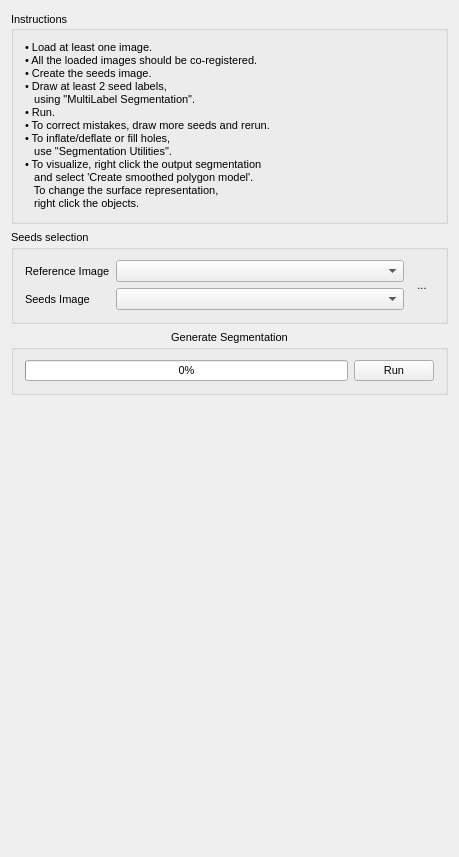
<?xml version="1.0" encoding="UTF-8"?>
<ui version="4.0">
 <class>QmitkCaPTkSurvivalControls</class>
 <widget class="QWidget" name="QmitkCaPTkSurvivalControls">
  <property name="geometry">
   <rect>
    <x>0</x>
    <y>0</y>
    <width>459</width>
    <height>857</height>
   </rect>
  </property>
  <property name="sizePolicy">
   <sizepolicy hsizetype="Minimum" vsizetype="Minimum">
    <horstretch>0</horstretch>
    <verstretch>0</verstretch>
   </sizepolicy>
  </property>
  <property name="minimumSize">
   <size>
    <width>0</width>
    <height>0</height>
   </size>
  </property>
  <property name="font">
   <font>
    <family>MS Shell Dlg 2</family>
    <pointsize>8</pointsize>
    <weight>50</weight>
    <italic>false</italic>
    <bold>false</bold>
    <underline>false</underline>
    <strikeout>false</strikeout>
   </font>
  </property>
  <property name="windowTitle">
   <string>QmitkCaPTkSurvival</string>
  </property>
  <layout class="QVBoxLayout" name="verticalLayout_5">
   <item>
    <widget class="QGroupBox" name="groupBoxInstructions">
     <property name="sizePolicy">
      <sizepolicy hsizetype="Minimum" vsizetype="Fixed">
       <horstretch>0</horstretch>
       <verstretch>0</verstretch>
      </sizepolicy>
     </property>
     <property name="layoutDirection">
      <enum>Qt::LeftToRight</enum>
     </property>
     <property name="title">
      <string>Instructions</string>
     </property>
     <property name="alignment">
      <set>Qt::AlignLeading|Qt::AlignLeft|Qt::AlignVCenter</set>
     </property>
     <layout class="QVBoxLayout" name="verticalLayout_7">
      <item>
       <widget class="QLabel" name="label">
        <property name="sizePolicy">
         <sizepolicy hsizetype="Preferred" vsizetype="Expanding">
          <horstretch>0</horstretch>
          <verstretch>0</verstretch>
         </sizepolicy>
        </property>
        <property name="text">
         <string>• Load at least one image.
• All the loaded images should be co-registered.
• Create the seeds image.
• Draw at least 2 seed labels,
   using &quot;MultiLabel Segmentation&quot;.
• Run.
• To correct mistakes, draw more seeds and rerun.
• To inflate/deflate or fill holes,
   use &quot;Segmentation Utilities&quot;.
• To visualize, right click the output segmentation
   and select 'Create smoothed polygon model'.
   To change the surface representation,
   right click the objects.</string>
        </property>
        <property name="wordWrap">
         <bool>true</bool>
        </property>
       </widget>
      </item>
     </layout>
    </widget>
   </item>
   <item>
    <widget class="QGroupBox" name="groupBox_DataSelection">
     <property name="sizePolicy">
      <sizepolicy hsizetype="Minimum" vsizetype="Fixed">
       <horstretch>0</horstretch>
       <verstretch>0</verstretch>
      </sizepolicy>
     </property>
     <property name="title">
      <string>Seeds selection</string>
     </property>
     <layout class="QGridLayout" name="gridLayout">
      <item row="0" column="0">
       <widget class="QLabel" name="label_PatientImage">
        <property name="text">
         <string>Reference Image</string>
        </property>
       </widget>
      </item>
      <item row="0" column="1">
       <widget class="QmitkDataStorageComboBox" name="m_cbReferenceNodeSelector">
        <property name="sizePolicy">
         <sizepolicy hsizetype="Expanding" vsizetype="Fixed">
          <horstretch>0</horstretch>
          <verstretch>0</verstretch>
         </sizepolicy>
        </property>
       </widget>
      </item>
      <item row="0" column="2" rowspan="2">
       <widget class="QToolButton" name="m_pbNewSegmentationSession">
        <property name="toolTip">
         <string>Create a new segmentation session</string>
        </property>
        <property name="text">
         <string>...</string>
        </property>
        <property name="icon">
         <iconset resource="../../resources/captksurvival.qrc">
          <normaloff>:/captksurvival/NewSegmentationSession_48x48.png</normaloff>:/captksurvival/NewSegmentationSession_48x48.png</iconset>
        </property>
        <property name="iconSize">
         <size>
          <width>28</width>
          <height>28</height>
         </size>
        </property>
        <property name="shortcut">
         <string>N</string>
        </property>
        <property name="autoRaise">
         <bool>true</bool>
        </property>
       </widget>
      </item>
      <item row="1" column="0">
       <widget class="QLabel" name="label_Segmentation">
        <property name="text">
         <string>Seeds Image</string>
        </property>
       </widget>
      </item>
      <item row="1" column="1">
       <widget class="QmitkDataStorageComboBox" name="m_cbWorkingNodeSelector">
        <property name="sizePolicy">
         <sizepolicy hsizetype="Expanding" vsizetype="Fixed">
          <horstretch>0</horstretch>
          <verstretch>0</verstretch>
         </sizepolicy>
        </property>
       </widget>
      </item>
     </layout>
    </widget>
   </item>
   <item>
    <widget class="QGroupBox" name="groupBox_Run">
     <property name="title">
      <string>Generate Segmentation</string>
     </property>
     <property name="alignment">
      <set>Qt::AlignHCenter|Qt::AlignTop</set>
     </property>
     <property name="flat">
      <bool>true</bool>
     </property>
     <layout class="QHBoxLayout" name="horizontalLayout_3">
      <item>
       <widget class="QProgressBar" name="progressBar">
        <property name="value">
         <number>0</number>
        </property>
        <property name="alignment">
         <set>Qt::AlignCenter</set>
        </property>
       </widget>
      </item>
      <item>
       <widget class="QPushButton" name="pushButtonRun">
        <property name="text">
         <string>Run</string>
        </property>
       </widget>
      </item>
     </layout>
    </widget>
   </item>
   <item>
    <spacer name="verticalSpacer">
     <property name="orientation">
      <enum>Qt::Vertical</enum>
     </property>
     <property name="sizeHint" stdset="0">
      <size>
       <width>20</width>
       <height>40</height>
      </size>
     </property>
    </spacer>
   </item>
  </layout>
  <zorder>groupBox_DataSelection</zorder>
  <zorder>groupBox_Run</zorder>
  <zorder>groupBoxInstructions</zorder>
 </widget>
 <layoutdefault spacing="6" margin="11"/>
 <customwidgets>
  <customwidget>
   <class>QmitkDataStorageComboBox</class>
   <extends>QComboBox</extends>
   <header location="global">QmitkDataStorageComboBox.h</header>
  </customwidget>
 </customwidgets>
 <includes>
  <include location="global">QmitkToolReferenceDataSelectionBox.h</include>
  <include location="global">QmitkToolGUIArea.h</include>
  <include location="global">QmitkToolSelectionBox.h</include>
 </includes>
 <resources>
  <include location="../../resources/captksurvival.qrc"/>
 </resources>
 <connections/>
</ui>
